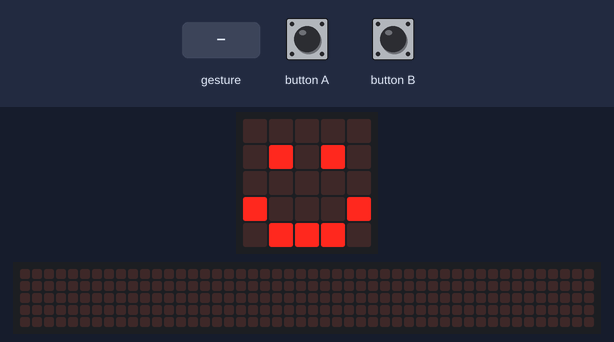
A program run on a simulated BBC micro:bit (MakeCode). Parts: the board's 5×5 LED display, a strip that is not on the board, showing the scrolling text unrolled. The test bench sets the inputs (shaded band). Random numbers come from a fixed seed; a tilt is held for 1.5 s and a shake lasts 1 s, then the board lies face up again; the 48×5 strip is a reading aid, not a part: it shows the text the display is scrolling, unrolled, one strip-width of it at a time.

Above: at 2.8 s.
2.9 s: gesture 'shake'
At 3.17 s:
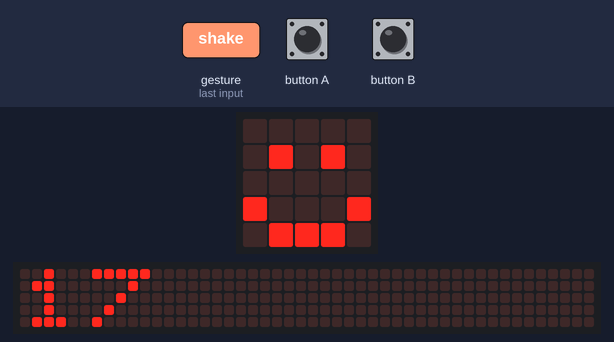
5.0 s: button A pressed for 0.15 s
At 6.4 s:
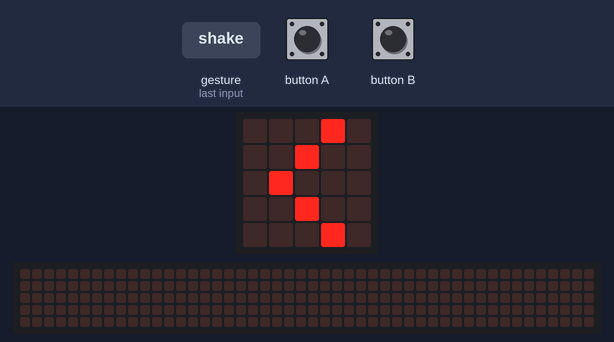
8.0 s: button B pressed for 0.15 s
At 12.17 s:
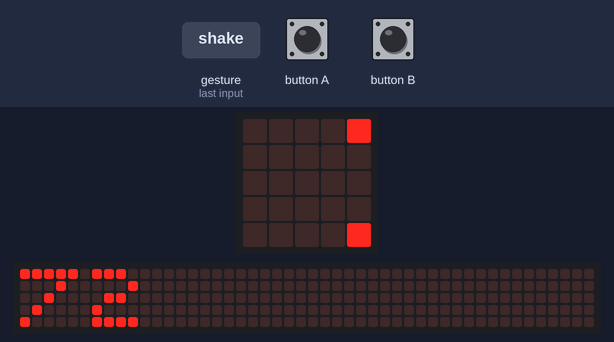
Timing chart, 0 to 13.7 s (numbered marks = the images above; inputs shaded):
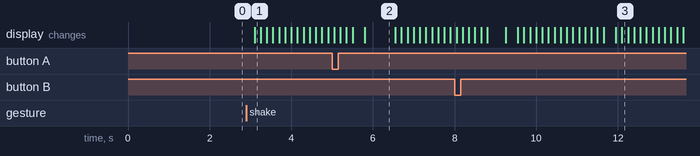

The program:

main.ts
```typescript
// (licence header left out)
basic.clearScreen()
basic.showIcon(IconNames.Happy)
basic.pause(1000)

// variables
let randomNumberTwo: number = 0
let randomNumber: number = 0
randomNumber = randint(0, 99)
randomNumberTwo = randint(0, 99)

input.onButtonPressed(Button.A, function () {
    basic.showNumber(randomNumber)
})
input.onButtonPressed(Button.B, function () {
    basic.showNumber(randomNumberTwo)
})
input.onGesture(Gesture.Shake, function () {
    if (randomNumber < randomNumberTwo) {

        basic.showNumber(randomNumber)
        basic.showString("<")
        basic.showNumber(randomNumberTwo)

    } else {
        basic.showNumber(randomNumber)
        basic.showString(">")
        basic.showNumber(randomNumberTwo)

    }
})
```

Measured:
- after the input at 2.9 s, the display: changes after 0.20 s (image 1)
- what the display in image 2 shows lasts 0.8 s, from 5.8 s to 6.6 s
